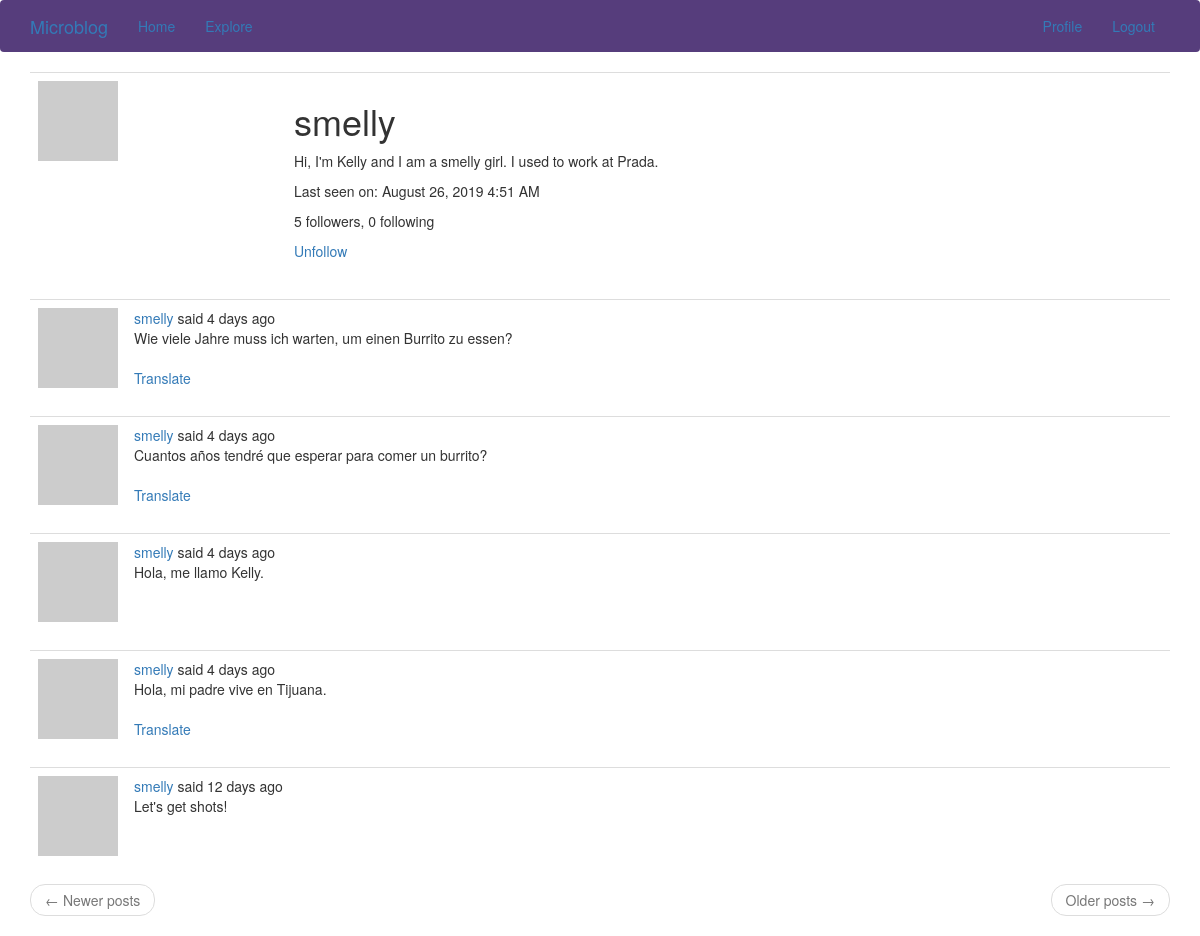
/user/smelly (signed in), run on the app's committed database.
### app/models.py (models this page shows, shortened)
class User(UserMixin, db.Model):
    id = db.Column(db.Integer, primary_key=True)
    username = db.Column(db.String(64), index=True, unique=True)
    email = db.Column(db.String(120), index=True, unique=True)
    password_hash = db.Column(db.String(128))
    posts = db.relationship('Post', backref='author', lazy='dynamic')
    about_me = db.Column(db.String(140))
    last_seen = db.Column(db.DateTime, default=datetime.utcnow)
    followed = db.relationship(
        'User', secondary=followers,
        primaryjoin=(followers.c.follower_id == id),
        secondaryjoin=(followers.c.followed_id == id),
        backref=db.backref('followers', lazy='dynamic'), lazy='dynamic')
    def avatar(self, size):
        digest = md5(self.email.lower().encode('utf-8')).hexdigest()
        return 'https://www.gravatar.com/avatar/{}?d=identicon&s={}'.format(
            digest, size)
    def is_following(self, user):
        return self.followed.filter(
            followers.c.followed_id == user.id).count() > 0

class Post(db.Model):
    id = db.Column(db.Integer, primary_key=True)
    body = db.Column(db.String(140))
    timestamp = db.Column(db.DateTime, index=True, default=datetime.utcnow)
    user_id = db.Column(db.Integer, db.ForeignKey('user.id'))
    language = db.Column(db.String(5))

### app/main/routes.py (the view)
@bp.route('/user/<username>')
@login_required
def user(username):
    user = User.query.filter_by(username=username).first_or_404()
    page = request.args.get('page', 1, type=int)
    posts = user.posts.order_by(Post.timestamp.desc()).paginate(
        page, current_app.config['POSTS_PER_PAGE'], False)
    next_url = url_for('main.user', username=user.username, page=posts.next_num) \
        if posts.has_next else None
    prev_url = url_for('main.user', username=user.username, page=posts.prev_num) \
        if posts.has_prev else None
    return render_template('user.html', user=user, posts=posts.items,
                           next_url=next_url, prev_url=prev_url)

### app/main/routes.py (called while the page is built)
@bp.before_app_request
def before_request():
    if current_user.is_authenticated:
        current_user.last_seen = datetime.utcnow()
        db.session.commit()
    g.locale = str(get_locale())

### app/models.py (called while the page is built)
@login.user_loader
def load_user(id):
    return User.query.get(int(id))

### app/templates/user.html
{% extends "base.html" %}
{% block app_content %}
  <table class="table table-hover">
    <tr>
      <td width="256px"><img src="{{ user.avatar(256) }}" alt="avatar"></td>
      <td>
        <h1>{{ user.username }}</h1>
        {% if user.about_me %}
          <p>{{ user.about_me }}</p>
        {% endif %}
        {% if user.last_seen %}
          <p>{{ _('Last seen on') }}: {{ moment(user.last_seen).format('LLL') }}</p>
        {% endif %}
        <p>{{ _('%(count)d followers', count=user.followers.count()) }}, {{ _('%(count)d following', count=user.followed.count()) }}</p>
        {% if user == current_user %}
          <p><a href="{{ url_for('main.edit_profile') }}">{{ _('Edit your profile') }}</a></p>
        {% elif not current_user.is_following(user) %}
          <p><a href="{{ url_for('main.follow', username=user.username) }}">{{ _('Follow') }}</a></p>
        {% else %}
          <p><a href="{{ url_for('main.unfollow', username=user.username) }}">{{ _('Unfollow') }}</a></p>
        {% endif %}
      </td>
    </tr>
  </table>
  {% for post in posts %}
    {% include '_post.html' %}
  {% endfor %}
  <nav aria-label="...">
    <ul class="pager">
      <li class="previous{% if not prev_url %} disabled{% endif %}">
        <a href="{{ prev_url or '#' }}">
          <span aria-hidden="true">&larr;</span> {{ _('Newer posts') }}
        </a>
      </li>
      <li class="next{% if not next_url %} disabled{% endif %}">
        <a href="{{ next_url or '#' }}">
          {{ _('Older posts') }} <span aria-hidden="true">&rarr;</span>
        </a>
      </li>
    </ul>
  </nav>
{% endblock %}

### app/templates/_post.html (shortened to what this page needs)
<table class="table table-hover">
  <tr>
    <td width="70px">
        <a href="{{ url_for('main.user', username=post.author.username) }}">
            <img src="{{ post.author.avatar(70) }}" />
        </a>
    </td>
    <td>
      {{ _('%(username)s said %(when)s',
        username=user_link, when=moment(post.timestamp).fromNow()) }}
      <br>
      <span id="post{{ post.id }}">{{ post.body }}</span>
      {% if post.language and post.language != g.locale %}
        <br><br>
        <span id="translation{{ post.id }}">
          <a href="javascript:translate(
                    '#post{{ post.id }}',
                    '#translation{{ post.id }}',
                    '{{ post.language }}',
                    '{{ g.locale }}');">{{ _('Translate') }}</a>
        </span>
      {% endif %}
    </td>
  </tr>
</table>

### data on the page
User: username "smelly", about_me "Hi, I'm Kelly and I am a smelly girl. I used to work at Prada.", last_seen "August 26, 2019 4:51 AM"
Post: body "Wie viele Jahre muss ich warten, um einen Burrito zu essen?"
Post: body "Cuantos años tendré que esperar para comer un burrito?"
Post: body "Hola, me llamo Kelly."
Post: body "Hola, mi padre vive en Tijuana."
Post: body "Let's get shots!"
